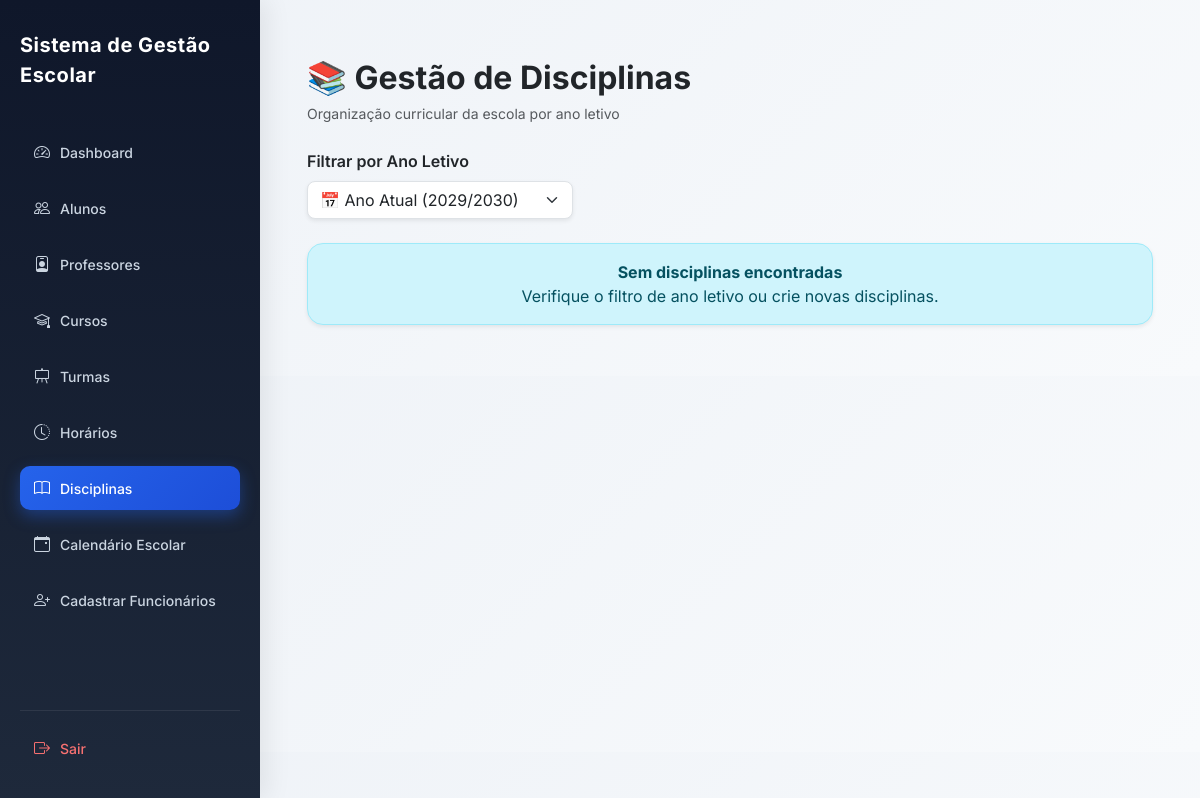
The page /disciplinas/ (signed in) on the database as committed earlier.
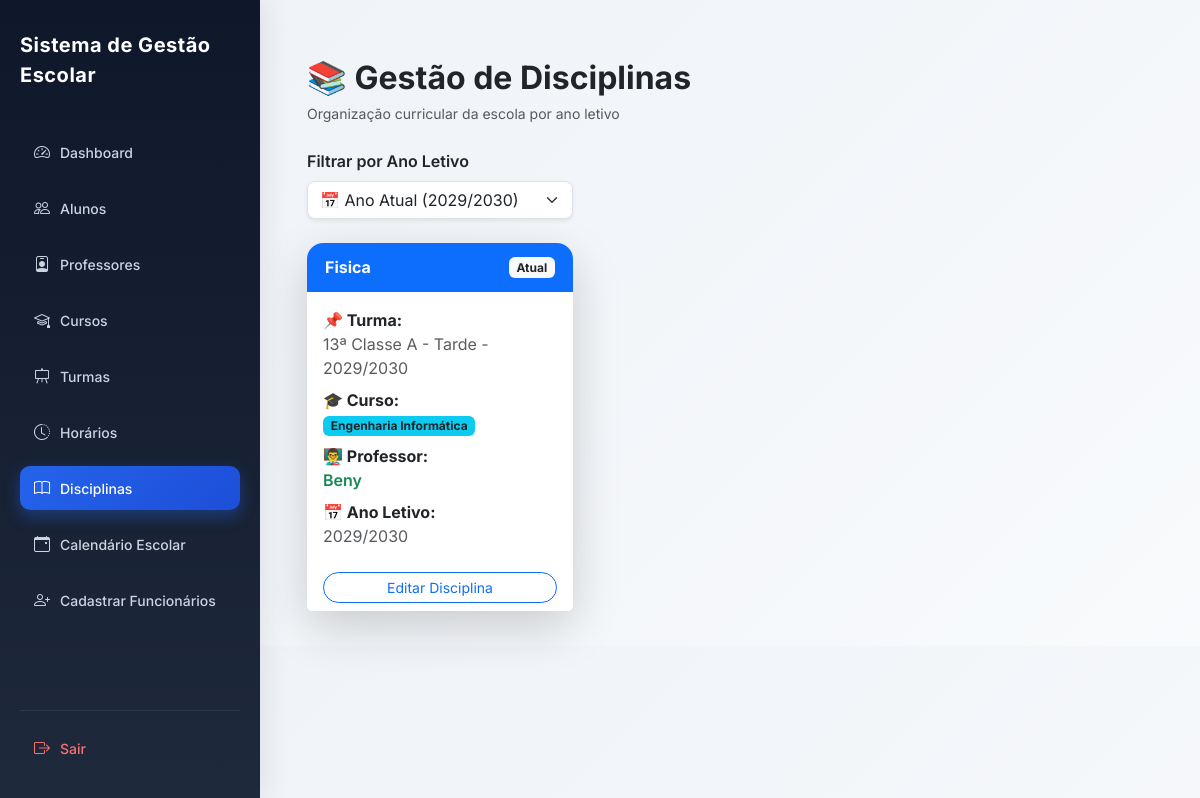
The same page on the database as committed later.
### academic/models.py (models this page shows, shortened)
class Disciplina(models.Model):
    nome = models.CharField(max_length=90)
    turma = models.ForeignKey(
        Turma,
        on_delete=models.CASCADE,
        related_name="disciplinas"
    )
    professor = models.ForeignKey(
        settings.AUTH_USER_MODEL,
        on_delete=models.CASCADE,
        limit_choices_to={'role': 'PROFESSOR'},
        related_name="disciplinas"
    )
    escola = models.ForeignKey(
        Escola,
        on_delete=models.CASCADE,
        related_name="disciplinas"
    )
    criada_em = models.DateTimeField(auto_now_add=True)
    class Meta:
        unique_together = ('nome', 'turma', 'escola')
        ordering = ["nome"]

class Turma(models.Model):
    CLASSE_CHOICES = [
        ('4', '4ª Classe'),
        ('5', '5ª Classe'),
        ('6', '6ª Classe'),
        ('7', '7ª Classe'),
        ('8', '8ª Classe'),
        ('9', '9ª Classe'),
        ('10', '10ª Classe'),
        ('11', '11ª Classe'),
        ('12', '12ª Classe'),
        ('13', '13ª Classe'),
    ]
    TURNOS = [
        ('MANHA', 'Manhã'),
        ('TARDE', 'Tarde'),
        ('NOITE', 'Noite'),
    ]
    classe = models.CharField(
        max_length=10,
        choices=CLASSE_CHOICES,
        verbose_name="Classe"
    )
    curso = models.ForeignKey(
        'Curso',
        on_delete=models.SET_NULL,
        null=True,
        blank=True,
        related_name="turmas",
        verbose_name="Curso"
    )
    identificador = models.CharField(
        max_length=5,
        verbose_name="Identificador"
    )
    turno = models.CharField(
        max_length=10,
        choices=TURNOS,
        default='MANHA',
        verbose_name='Turno'
    )
    ano_letivo = models.ForeignKey(
        'AnoLetivo',
        on_delete=models.CASCADE,
        related_name="turmas",
        verbose_name="Ano Letivo"
    )
    escola = models.ForeignKey(
        'Escola',
        on_delete=models.CASCADE,
        related_name="turmas",
        verbose_name="Escola"
    )
    professor = models.ForeignKey(
        settings.AUTH_USER_MODEL,
        on_delete=models.SET_NULL,
        related_name="turmas",
        limit_choices_to={"role": "PROFESSOR"},
        null=True,
        blank=True,
        verbose_name="Professor"
    )
    criada_em = models.DateTimeField(
        auto_now_add=True,
        verbose_name="Data de Criação"
    )
    class Meta:
        constraints = [
            models.UniqueConstraint(
                fields=['classe', 'identificador', 'turno', 'ano_letivo', 'escola', 'curso'],
                name='unique_turma_por_curso'
            )
        ]
        verbose_name = "Turma"
        verbose_name_plural = "Turmas"
    def nome_completo(self):
        return f"{self.get_classe_display()} {self.identificador} - {self.get_turno_display()} - {self.ano_letivo}"
    def __str__(self):
        return self.nome_completo()

class AnoLetivo(models.Model):
    nome = models.CharField(max_length=20)  # Ex: 2025/2026
    ativo = models.BooleanField(default=True)
    escola = models.ForeignKey(
        "Escola",
        on_delete=models.CASCADE,
        related_name="anos_letivos"
    )
    def __str__(self):
        return self.nome

class Curso(models.Model):
    nome = models.CharField(
        max_length=90,
        unique=True,
        verbose_name="Curso"
    )
    descricao = models.TextField(
        blank=True,
        null=True
    )
    escola = models.ForeignKey(
        'Escola',
        on_delete=models.CASCADE,
        related_name='cursos'
    )
    criado_em = models.DateTimeField(auto_now_add=True)
    class Meta:
        verbose_name = "Curso"
        verbose_name_plural = "Cursos"

### users/models.py (models this page shows, shortened)
class User(AbstractUser):
    ROLE_CHOICES = (
        ('SUPERADMIN', 'Super Admin'),
        ('DIRETOR', 'Diretor'),
        ('PROFESSOR', 'Professor'),
        ('ALUNO', 'Aluno'),
        ('FINANCEIRO', 'Financeiro'),
        ('SECRETARIA', 'Secretaria'),
    )
    role = models.CharField(
        max_length=20,
        choices=ROLE_CHOICES,
        default='ALUNO'
    )
    ativo = models.BooleanField(default=True)
    escola = models.ForeignKey(
        'academic.Escola',
        on_delete=models.CASCADE,
        null=True,
        blank=True,
        related_name="usuarios"
    )
    criado_em = models.DateTimeField(auto_now_add=True)
    objects = UserManager()

### core/views.py (the view)
# urls.py: path('disciplinas/', views.lista_disciplinas, name='disciplinas'),
@login_required
def lista_disciplinas(request):
    escola = get_escola(request)
    if not escola:
        return redirect('dashboard')
    ano_ativo = AnoLetivo.objects.filter(
        escola=escola,
        ativo=True
    ).first()
    ano_id = request.GET.get("ano")
    if request.user.role == "DIRETOR":
        disciplinas = Disciplina.objects.filter(
            escola=escola
        )
    elif request.user.role == "PROFESSOR":
        disciplinas = Disciplina.objects.filter(
            escola=escola,
            professor=request.user
        )
    else:
        return redirect("dashboard")
    if ano_id:
        disciplinas = disciplinas.filter(
            turma__ano_letivo_id=ano_id
        )
    else:
        disciplinas = disciplinas.filter(
            turma__ano_letivo=ano_ativo
        )
    anos = AnoLetivo.objects.filter(
        escola=escola
    ).order_by("-nome")
    return render(request, "disciplinas.html", {
        "disciplinas": disciplinas,
        "anos": anos,
        "ano_selecionado": ano_id,
        "ano_ativo": ano_ativo
    })

### core/views.py (called while the page is built)
def get_escola(request):
    user = request.user
    if user.role == 'SUPERADMIN':
        escola_id = request.session.get('escola_id')
        if escola_id:
            return Escola.objects.filter(id=escola_id).first()
        return None
    return user.escola

### core/templates/disciplinas.html (shortened to what the changed rows need)
{% extends "base.html" %}
{% block content %}
<div class="container-fluid mt-4">
<div class="d-flex justify-content-between align-items-center flex-wrap gap-3 mb-4">
    <div>
        <h2 class="fw-bold mb-1">
            📚 Gestão de Disciplinas
        </h2>
    </div>
</div>
<div class="row g-4">
    {% for disciplina in disciplinas %}
    <div class="col-md-6 col-xl-4">
        <div class="card border-0 shadow-lg h-100 rounded-4 hover-card">
            <div class="card-header bg-primary text-white border-0 rounded-top-4">
                <div class="d-flex justify-content-between align-items-center">
                    <h6 class="mb-0 fw-bold">
                        {{ disciplina.nome }}
                    </h6>
                    {% if disciplina.turma.ano_letivo.ativo %}
                        <span class="badge bg-light text-dark">
                            Atual
                        </span>
                    {% else %}
                        <span class="badge bg-secondary">
                            Histórico
                        </span>
                    {% endif %}
                </div>
            </div>
            <div class="card-body">
                <p class="mb-2">
                    <strong>📌 Turma:</strong><br>
                    <span class="text-muted">{{ disciplina.turma }}</span>
                </p>
                <p class="mb-2">
                    <strong>🎓 Curso:</strong><br>
                    {% if disciplina.turma.curso %}
                        <span class="badge bg-info text-dark">
                            {{ disciplina.turma.curso.nome }}
                        </span>
                    {% else %}
                        <span class="text-muted">
                            Ensino Geral
                        </span>
                    {% endif %}
                </p>
                <p class="mb-2">
                    <strong>👨‍🏫 Professor:</strong><br>
                    {% if disciplina.professor %}
                        <span class="text-success fw-semibold">
                            {{ disciplina.professor.get_full_name|default:disciplina.professor.username }}
                        </span>
                    {% else %}
                        <span class="badge bg-warning text-dark">
                            Não atribuído
                        </span>
                    {% endif %}
                </p>
                <p class="mb-0">
                    <strong>📅 Ano Letivo:</strong><br>
                    <span class="text-muted">
                        {{ disciplina.turma.ano_letivo }}
                    </span>
                </p>
            </div>
            <div class="card-footer bg-white border-0">
                {% if disciplina.turma.ano_letivo.ativo %}
                    <a href="{% url 'editar_disciplina' disciplina.id %}"
                       class="btn btn-outline-primary btn-sm w-100 rounded-pill">
                        Editar Disciplina
                    </a>
                {% else %}
                    <button class="btn btn-outline-secondary btn-sm w-100 rounded-pill"
                            disabled
                            title="Não é possível editar disciplinas de anos encerrados">
                        Histórico (não editável)
                    </button>
                {% endif %}
            </div>
        </div>
    </div>
    {% empty %}
    <div class="col-12">
        <div class="alert alert-info text-center shadow-sm rounded-4">
            <strong>Sem disciplinas encontradas</strong><br>
            Verifique o filtro de ano letivo ou crie novas disciplinas.
        </div>
    </div>
    {% endfor %}
</div>
</div>
{% endblock %}

Rows that differ between the two databases and show on the page:
added Disciplina: nome "Fisica", shows "Atual", turma "13ª Classe A - Tarde - 2029/2030", turma.curso.nome "Engenharia Informática", professor.get_full_name "Beny", turma.ano_letivo "2029/2030", shows "Editar Disciplina"
Other text that changed with them:
text no longer shown: "Sem disciplinas encontradas Verifique o filtro de ano letivo ou crie novas disciplinas."
